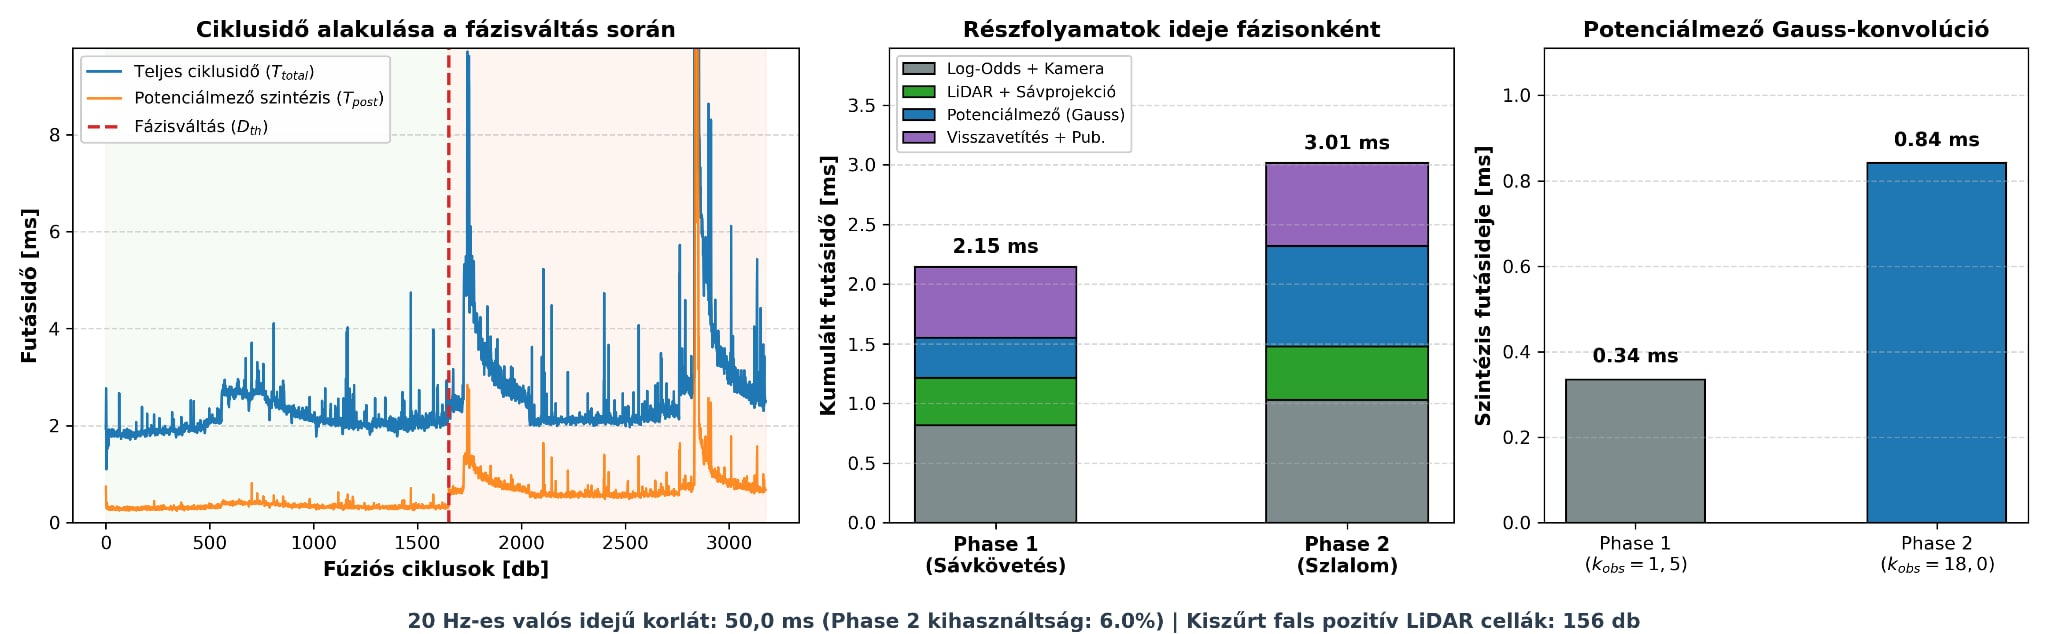

Generate this figure with Python:
import shutil
import numpy as np
import pandas as pd
import matplotlib.pyplot as plt

shutil.copyfile('/tmp/tdk_meres.csv', 'tdk_meres.csv')

df = pd.read_csv('tdk_meres.csv')
df_valid = df[df['ms_total'] > 0.1].copy().reset_index(drop=True)

p1 = df_valid[df_valid['phase'] == 0]
p2 = df_valid[df_valid['phase'] == 1]

if len(p1) == 0:
    p1 = df_valid.iloc[:len(df_valid)//2]
if len(p2) == 0:
    p2 = df_valid.iloc[len(df_valid)//2:]

df_obs = df_valid[df_valid['raw_obs_cells'] > 0]
total_filtered_cells = int((df_obs['raw_obs_cells'] - df_obs['moore_obs_cells']).sum())

fig, (ax1, ax2, ax3) = plt.subplots(1, 3, figsize=(15.5, 4.8), gridspec_kw={'width_ratios': [1.35, 1.05, 0.9]})

cycles = np.arange(len(df_valid))
y_total = df_valid['ms_total'].to_numpy()
y_post = df_valid['ms_post'].to_numpy()
phases_arr = df_valid['phase'].to_numpy()

ax1.plot(cycles, y_total, color='#1f77b4', linewidth=1.4, label='Teljes ciklusidő ($T_{total}$)')
ax1.plot(cycles, y_post, color='#ff7f0e', linewidth=1.3, alpha=0.9, label='Potenciálmező szintézis ($T_{post}$)')

p2_indices = np.where(phases_arr == 1)[0]
if len(p2_indices) > 0:
    switch_idx = p2_indices[0]
    ax1.axvline(switch_idx, color='#d62728', linestyle='--', linewidth=1.8, label='Fázisváltás ($D_{th}$)')
    ax1.axvspan(0, switch_idx, color='#e5f5e0', alpha=0.3)
    ax1.axvspan(switch_idx, len(df_valid), color='#fee0d2', alpha=0.3)

ax1.set_title('Ciklusidő alakulása a fázisváltás során', fontsize=12, fontweight='bold')
ax1.set_xlabel('Fúziós ciklusok [db]', fontsize=11, fontweight='bold')
ax1.set_ylabel('Futásidő [ms]', fontsize=11, fontweight='bold')
ax1.set_ylim(0, max(np.percentile(y_total, 99) * 1.35, 5.0))
ax1.grid(axis='y', linestyle='--', alpha=0.5)
ax1.legend(loc='upper left', fontsize=9, framealpha=0.95)

phases_labels = ['Phase 1\n(Sávkövetés)', 'Phase 2\n(Szlalom)']
t_temp = np.array([p1['ms_temporal'].mean(), p2['ms_temporal'].mean()])
t_proj = np.array([p1['ms_proj'].mean(), p2['ms_proj'].mean()])
t_post = np.array([p1['ms_post'].mean(), p2['ms_post'].mean()])
t_rest = np.array([p1['ms_rest'].mean(), p2['ms_rest'].mean()])

x = np.arange(len(phases_labels))
w = 0.46

ax2.bar(x, t_temp, w, label='Log-Odds + Kamera', color='#7f8c8d', edgecolor='black')
ax2.bar(x, t_proj, w, bottom=t_temp, label='LiDAR + Sávprojekció', color='#2ca02c', edgecolor='black')
ax2.bar(x, t_post, w, bottom=t_temp+t_proj, label='Potenciálmező (Gauss)', color='#1f77b4', edgecolor='black')
ax2.bar(x, t_rest, w, bottom=t_temp+t_proj+t_post, label='Visszavetítés + Pub.', color='#9467bd', edgecolor='black')

totals = t_temp + t_proj + t_post + t_rest
for i, tot in enumerate(totals):
    ax2.text(i, tot + 0.08, f"{tot:.2f} ms", ha='center', va='bottom', fontweight='bold', fontsize=10.5)

ax2.set_title('Részfolyamatok ideje fázisonként', fontsize=12, fontweight='bold')
ax2.set_ylabel('Kumulált futásidő [ms]', fontsize=11, fontweight='bold')
ax2.set_xticks(x)
ax2.set_xticklabels(phases_labels, fontsize=10.5, fontweight='bold')
ax2.set_ylim(0, max(totals) * 1.32)
ax2.grid(axis='y', linestyle='--', alpha=0.5)
ax2.legend(loc='upper left', fontsize=8.5, framealpha=0.95)

post_means = [p1['ms_post'].mean(), p2['ms_post'].mean()]
bars3 = ax3.bar(['Phase 1\n($k_{obs}=1,5$)', 'Phase 2\n($k_{obs}=18,0$)'], post_means, width=0.46, color=['#7f8c8d', '#1f77b4'], edgecolor='black')

for bar in bars3:
    yval = bar.get_height()
    ax3.text(bar.get_x() + bar.get_width()/2.0, yval + 0.03, f"{yval:.2f} ms", ha='center', va='bottom', fontweight='bold', fontsize=10.5)

ax3.set_title('Potenciálmező Gauss-konvolúció', fontsize=12, fontweight='bold')
ax3.set_ylabel('Szintézis futásideje [ms]', fontsize=11, fontweight='bold')
ax3.set_ylim(0, max(post_means) * 1.32)
ax3.grid(axis='y', linestyle='--', alpha=0.5)

plt.figtext(0.5, 0.01, f"20 Hz-es valós idejű korlát: 50,0 ms (Phase 2 kihasználtság: {(totals[1]/50.0)*100:.1f}%) | Kiszűrt fals pozitív LiDAR cellák: {total_filtered_cells} db", 
            ha="center", fontsize=11, fontweight='bold', color='#2c3e50')

plt.tight_layout(rect=[0, 0.05, 1, 1])
plt.savefig('tdk_abra_29.png', dpi=300)
print("tdk_abra_29.png")
print("tdk_meres.csv")
